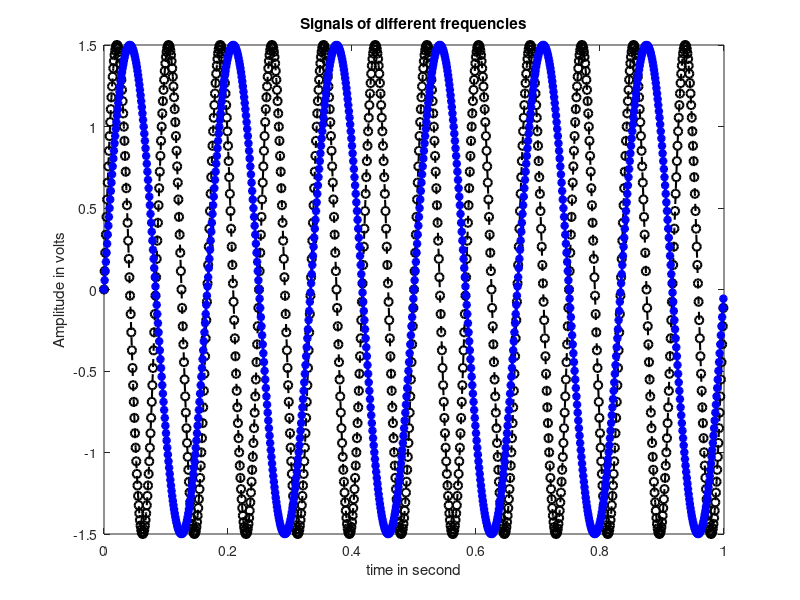

This chart was generated by the following MATLAB code:
fs=1000;
t=0:1/fs:1-1/fs;
f1=12;
f2=6;
A1=1.5;
A2=1.1;
x1=A1*sin(2*pi*f1*t);
x2=A1*sin(2*pi*f2*t);
plot(t,x1,'k--o','LineWidth',1.5)
hold on
plot(t,x2,'b-*','LineWidth',2)
hold off
xlabel('time in second')
ylabel('Amplitude in volts')
title('Signals of different frequencies')


